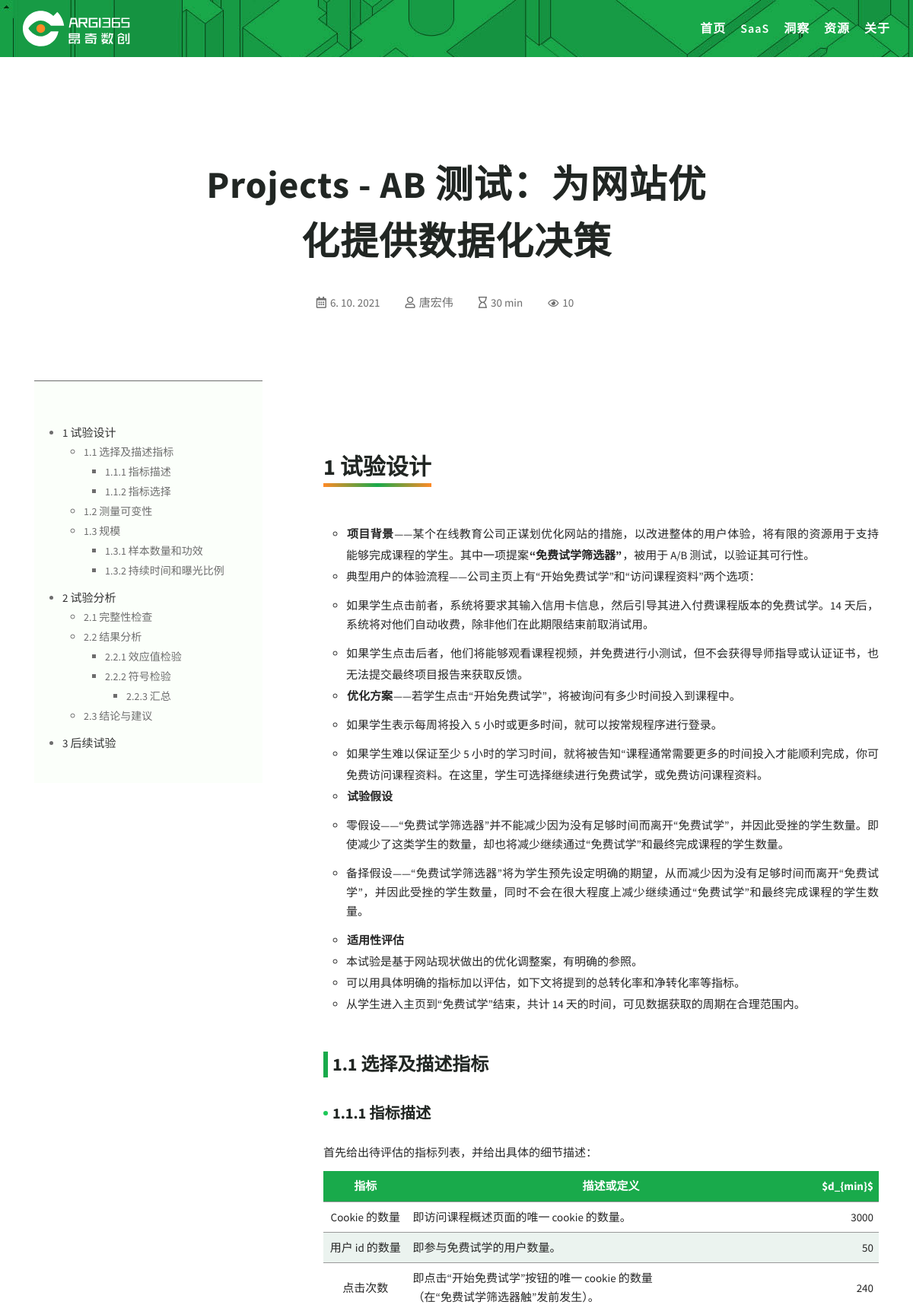
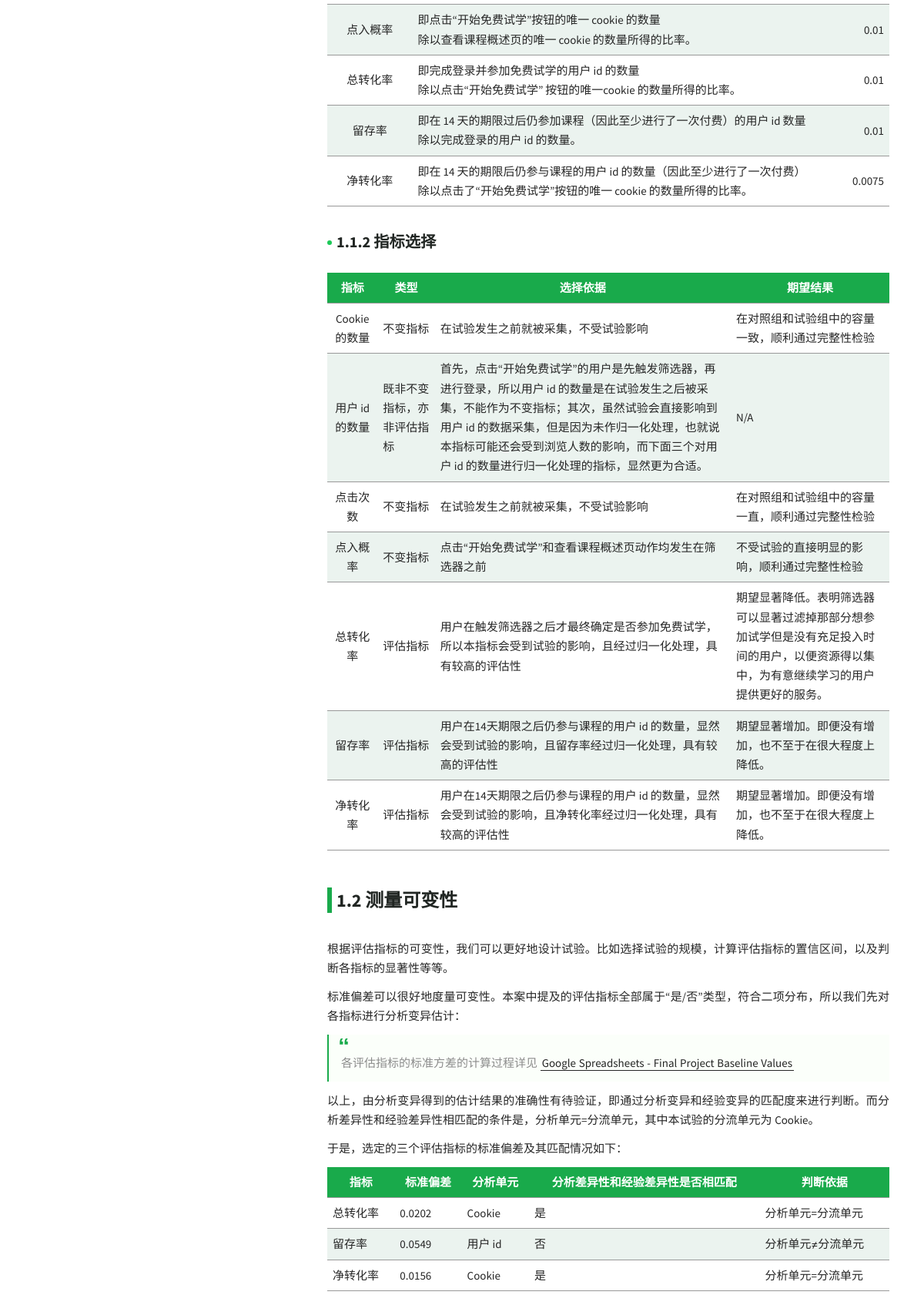
Screenshot of /post/23 (upper part) with the database file from the repository (2 pictures, top to bottom).
### blog/models.py (models this page shows, shortened)
class Channel(models.Model):
  CHANNEL_CHOICES = (
    ('SaaS', 'SaaS'),
    ('Insights', '洞察'),
    ('Resources', '资源'),
  )
  name = models.CharField(max_length=32, choices=CHANNEL_CHOICES, default='洞察')
  desc = models.CharField(max_length=200, default='Your channel description here.')
  class Meta:
    verbose_name = '版块'
    verbose_name_plural = verbose_name

class Post(models.Model):
  title = models.CharField('标题', max_length=70)
  subtitle = models.CharField('副标题', max_length=70, blank=True)
  body = models.TextField('正文')
  created_time = models.DateTimeField('创建时间', auto_now_add=True)
  modified_time = models.DateTimeField('修改时间', auto_now=True)
  elapsed_time = models.IntegerField('阅读时长', default=5, blank=True)
  avatar = models.URLField('标题图', max_length=400, blank=True)
  excerpt = models.CharField('摘要', max_length=300, blank=True)
  category = models.ForeignKey(Category, verbose_name='类别', on_delete=models.CASCADE, blank=False)
  tags = models.ManyToManyField(Tag, verbose_name='标签', blank=True)
  author = models.ForeignKey(User, default='Grit', verbose_name='作者', on_delete=models.CASCADE)
  views = models.PositiveIntegerField(default=0, editable=False)
  class Meta:
    verbose_name = '文章'
    verbose_name_plural = verbose_name
    ordering = ['-created_time']
  def get_absolute_url(self):
    return reverse("blog:post_detail", kwargs={"pk": self.pk})
  def save(self, *args, **kwargs):
    self.modified_time = timezone.now()
    md = markdown.Markdown(extensions=[
        'markdown.extensions.extra',
        'markdown.extensions.codehilite',
    ])
    self.excerpt = strip_tags(md.convert(self.body))[:200]
    super().save(*args, **kwargs)
  def increase_views(self):
    self.views += 1
    self.save(update_fields=['views'])

### blog/views.py (the view)
# urls.py: path('post/<int:pk>', views.PostDetailView.as_view(), name='post_detail'),
class PostDetailView(DetailView):
  model = Post
  template_name = 'blog/post_detail.html'
  context_object_name = 'post'
  def get(self, request, *args, **kwargs):
    response = super(PostDetailView, self).get(request, *args, **kwargs)
    self.object.increase_views()
    return response
  def get_context_data(self, **kwargs):
    context = super(PostDetailView, self).get_context_data(**kwargs)
    context['tag_list'] = Tag.objects.filter(pk__in=[1, 6, 15, 17, 22])
    context['channel_list'] = Channel.objects.all()
    return context
  def get_object(self, queryset=None):
    post = super().get_object(queryset=None)
    md = markdown.Markdown(extensions=[
        'markdown.extensions.extra',
        'markdown.extensions.codehilite',
        TocExtension(slugify=slugify),
    ])
    post.body = md.convert(post.body)
    m = re.search(r'<div class="toc">\s*<ul>(.*)</ul>\s*</div>', md.toc, re.S)
    post.toc = m.group(1) if m is not None else ''
    return post

### templates/blog/post_detail.html (shortened to what this page needs)
{% extends 'base.html' %}
{% load static %}
{% load blog_extras %}
{% block inner-blog %}
<section class="inner-blog b-details-p pb-50">
  <div class="container">
    <div class="row pt-80 mb-30">
      <div class="col-xl-12 col-lg-8">
        <div class="breadcrumb-wrap text-center">
          <div class="breadcrumb-title mb-30">
            <h2><a href="{{ post.get_absolute_url }}">{{ post.title }}</a></h2>
          </div>
          <div class="meta-info">
            <ul>
              <li><i class="far fa-calendar-alt"></i>{{ post.created_time.date|date:'n. d. Y' }}</li>
              <li><i class="far fa-user"></i>唐宏伟</li>
              <li><i class="far fa-hourglass"></i>{{ post.elapsed_time }} min</li>
              <li><i class="far fa-eye"></i>{{ post.views }}</li>
            </ul>
          </div>
        </div>
      </div>
    </div>
    <div class="row-body row-body-content pt-60">
      <div class="col-lg-4 sticky ">
        <aside>
          {% if post.toc %}
          <div class="widget widget-content">
            <div class="toc">
              <ul>
                {{ post.toc|safe }}
              </ul>
            </div>
          </div>
          {% endif %}
        </aside>
      </div>
      <div class="col-lg-8">
        <div class="detail-wrap">
          <div class="details__content pb-50">
            {% if post.avatar %}
            <div class="bsingle__post-thumb transition-img mb-70">
            </div>
            {% endif %}
            <div id="write">
              {{ post.body|safe }}
            </div>
          </div>
        </div>
      </div>
    </div>
  </div>
</section>
{% endblock inner-blog %}

### templates/base.html (shortened to what this page needs)
{% load static %}
{% load blog_extras %}
<!doctype html>
<html class="no-js" lang="zh">
  <head>
    <link rel="stylesheet" href="https://cdnjs.cloudflare.com/ajax/libs/twitter-bootstrap/4.6.0/css/bootstrap.min.css">
    <link rel="stylesheet" href="https://cdnjs.cloudflare.com/ajax/libs/github-markdown-css/4.0.0/github-markdown.min.css">
    <link href="https://cdn.bootcss.com/highlight.js/9.15.8/styles/github.min.css" rel="stylesheet">
    <link rel="stylesheet" href="{% static 'blog/css/md_css/monokai.css' %}">
    <link rel="stylesheet" href="https://cdnjs.cloudflare.com/ajax/libs/animate.css/4.1.1/animate.min.css">
    <link rel="stylesheet" href="https://cdnjs.cloudflare.com/ajax/libs/font-awesome/5.15.3/css/all.min.css">
    <link rel="stylesheet" href="https://cdnjs.cloudflare.com/ajax/libs/font-awesome/5.15.3/css/fontawesome.min.css">
    <link rel="stylesheet" href="https://cdnjs.cloudflare.com/ajax/libs/dripicons/2.0.0/webfont.css">
    <link rel="stylesheet" href="https://cdnjs.cloudflare.com/ajax/libs/slick-carousel/1.8.1/slick.css">
    <link rel="stylesheet" href="{% static 'blog/css/default.css' %}">
    <link rel="stylesheet" href="{% static 'blog/css/meanmenu.css' %}">
    <link rel="stylesheet" href="{% static 'blog/css/style.css' %}">
    <link rel="stylesheet" href="{% static 'blog/css/typora-pie-argi.css' %}">
    <link rel="stylesheet" href="{% static 'blog/css/typora-plus.css' %}">
    <link rel="stylesheet" href="{% static 'blog/css/responsive.css' %}">
    <link rel="stylesheet" href="{% static 'blog/css/responsive-plus.css' %}">
  </head>
  <body>
    <header class="header-area in-header">
      <div class="menu-area menu-area2" style="background-image: url({% static 'blog/img/bg/header-bg.jpg' %})">
        <div class="container">
          <div class="second-menu">
            <div class="row align-items-center">
              <div class="col-xl-2 col-lg-2">
                <div class="logo2">
                  <a href="{% url 'blog:index' %}"><img src="{% static 'blog/img/logo/l-argi.svg' %}" alt="logo"></a>
                </div>
              </div>
              <div class="col-xl-10 col-lg-10">
                <div class="main-menu text-right">
                  <nav id="mobile-menu">
                    <ul>
                      <li><a href="{% url 'blog:index' %}">首页</a></li>
                      {% for channel in channel_list %}
                        <li>
                          <a href="{% url 'blog:channel' channel.pk %}">{{ channel.name }}</a>
                        </li>
                      {% empty %}
                        <div>No channel yet.</div>
                      {% endfor %}
                      <li><a href="{% url 'blog:about' %}">关于</a></li>
                    </ul>
                  </nav>
                </div>
              </div>
            </div>
          </div>
        </div>
      </div>
    </header>
    <main>
    {% block main %}
      {% block inner-blog %}
      {% endblock inner-blog %}
    {% endblock main %}
    </main>
  </body>
</html>

### blog/static/blog/css/default.css (style rules this page uses)
.mb-30 { margin-bottom: 30px; }
.mb-70 { margin-bottom: 70px; }
.pt-60 { padding-top: 60px; }
.pt-80 { padding-top: 80px; }
.pb-50 { padding-bottom: 50px; }

### blog/static/blog/css/typora-pie-argi.css (style rules this page uses)
:root { --side-bar-bg-color: #ffffff; --control-text-color: #777777; --select-text-bg-color: #96FAB6; --active-file-text-color: #262626; --active-file-border-color: #19AA4B; --select-text-font-color: auto; --primary-color: #19AA4B; --mid-1: #ffffff; --mid-2: #fafafa; --mid-3: #f5f5f5; --mid-4: #f0f0f0; --mid-5: #d9d9d9; --mid-6: #bfbfbf; --mid-7: #8c8c8c; --mid-8: #595959; --mid-9: #434343; --mid-10: #262626; --mid-11: #1f1f1f; --mid-12: #141414; --mid-13: #000000; --main-1: #A0FFC1; --main-2: #63FF99; --main-3: #26FF70; --main-4: #22E766; --main-5: #1DC958; --main-6: #19AA4B; --main-7: #158B3E; --main-8: #106D30; --main-9: #0C4E23; --main-10: #073015; --act-1: #FF8A26; }
html { font-size: 14px; }
#write { max-width: 860px; padding: 0px 0px 50px; margin: 0 auto; overflow-x: hidden; font-family: 'Source Sans Pro', '等距更纱黑体 SC', 'Helvetica Neue', Arial, sans-serif !important; line-height: 1.8rem; color: var(--mid-10); letter-spacing: 0; text-align: justify; -webkit-font-smoothing: antialiased; }
#write p { word-spacing: 0.05rem; }
#write ul { line-height: 2rem; list-style-type: circle; }
#write a { padding: 0 2px; font-weight: 500; color: var(--mid-10); text-decoration: none; }
#write a { text-decoration: none; border-bottom: 1px solid var(--mid-10); }
#write h2 { padding-bottom: 0.3em; margin: 2.4em auto 1.2em; font-size: 2em; line-height: 1.2; text-align: center; display: inline-block; background: linear-gradient( 90deg, var(--act-1) 0%, var(--primary-color) 50%, var(--act-1) 100% ) left bottom transparent no-repeat; background-size:100% 5px ; }
#write h3 { padding-left: 6px; margin: 2em auto 1.4em; font-size: 1.6em; line-height: 1.4; border-left: 6px solid var(--main-6); }
#write h4 { margin: 1.6em auto 1.2em; font-size: 1.35em; line-height: 1.43; }
#write p, #write blockquote, #write ul, #write ol, #write dl, #write table { margin: 0.8em 0; }
li > ol, li > ul { margin: 0; }
#write ul, ol { padding-left: 30px; }
ul:first-child, ol:first-child { margin-top: 0; }
ul:last-child, ol:last-child { margin-bottom: 0; }
#write h4::before { display: inline-block; width: 6px; height: 6px; margin-right: 6px; margin-bottom: 0.18em; line-height: 1.43; vertical-align: middle; content: ''; background-color: var(--main-5); border-radius: 50%; }
blockquote { position: relative; padding: 24px 16px 12px; margin: 24px 0 36px; font-size: 1em; font-style: normal; line-height: 1.6; color: var(--mid-7); text-indent: 0; border: none; border-left: 2px solid var(--main-6); }
blockquote a { color: var(--main-4); }
blockquote::before { position: absolute; top: 0; left: 12px; font-family: Arial, serif; font-size: 2em; font-weight: 700; line-height: 1em; color: var(--main-6); content: "\201C"; }
#write strong { padding: 0 1px; }
header, .context-menu, .megamenu-content, footer { font-family: 'Segoe UI', 'Arial', sans-serif; }
#write blockquote p { margin: 0; }
#write tr { break-inside: avoid; break-after: auto; }
#write thead { display: table-header-group; }
#write table { border-collapse: collapse; border-spacing: 0px; width: 100%; overflow: auto; break-inside: auto; text-align: left; }

### blog/static/blog/css/responsive.css (style rules this page uses)
@media (min-width: 1200px) and (max-width: 1500px) { .main-menu ul li:first-child { margin-left: 0; } }
@media (min-width: 1200px) and (max-width: 1500px) { .menu-area::before { width: 26%; } }
@media (min-width: 992px) and (max-width: 1200px) { .second-menu .main-menu ul li { margin-left: 15px; } }
@media (min-width: 992px) and (max-width: 1200px) { .menu-area::before { width: 27%; top: 0px; } }
@media (min-width: 992px) and (max-width: 1200px) { .details__content h2 { font-size: 26px; } }

### rows the page displays
Channel: name "SaaS"
Channel: name "洞察"
Channel: name "资源"
Post: title "Projects - AB 测试：为网站优化提供数据化决策", created_time "6. 10. 2021", elapsed_time "30", views "10", toc "1 试验设计 1.1 选择及描述指标 1.1.1 指标描述 1.1.2 指标选择 1.2 测量可变性 1.3 规模 1.3.1 样本数量和功效 1.3.2 持续时间和曝光比例 2 试验分析 2.1 完整性检查 2.2 结果分析 2.2.1 效应值检验 2.2.2 符号检验 2.2.3 汇总 2.3 结论与建议 3 后续试验", body "1 试验设计 项目背景 ——某个在线教育公司正谋划优化网站的措施，以改进整体的用户体验，将有限的资源用于支持能够完成课程的学生。其中一项提案 “免费试学筛选器” ，被用于 A/B 测试，以验证其可行性。 典型用户的体验流程——公司主页上有“开始免费试学”和“访问课程资料”两个选项： 如果学生点击前者，系统将要求其输入信用卡信息，然后引导其进入付费课程版本的免费试学。14 天后，系统将对他们自动收费，除非他们在此期限结束前取消试用。 如果学生点击后者，他们将能够观看课程视频，并免费进行小测试，但不会获得导师指导或认证证书，也无法提交最终项目报告来获取反馈。 优化方案 ——若学生点击“开始免费试学”，将被询问有多少时间投入到课程中。 如果学生表示每周将投入 5 小时或更多时间，就可以按常规程序进行登录。 如果学生难以保证至少 5 小时的学习时间，就将被告知“课程通常需要更多的时间投入才能顺利完成，你可免费访问课程资料。在这里，学生可选择继续进行免费试学，或免费访问课程资料。 试验假设 零假设——“免费试学筛选器”并不能减少因为没有足够时间而离开“免费试学”，并因此受挫的学生数量。即使减少了这类学生的数量，却也将减少继续通过“免费试学”和最终完成课程的学生数量。 备择假设——“免费试学筛选器”将为学生预先设定明确的期望，从而减少因为没有足够时间而离开“免费试学”，并因此受挫的学生数量，同时不会在很大程度上减少继续通过“免费试学”和最终完成课程的学生数量。 适用性评估 本试验是基于网站现状做出的优化调整案，有明确的参照。…"
